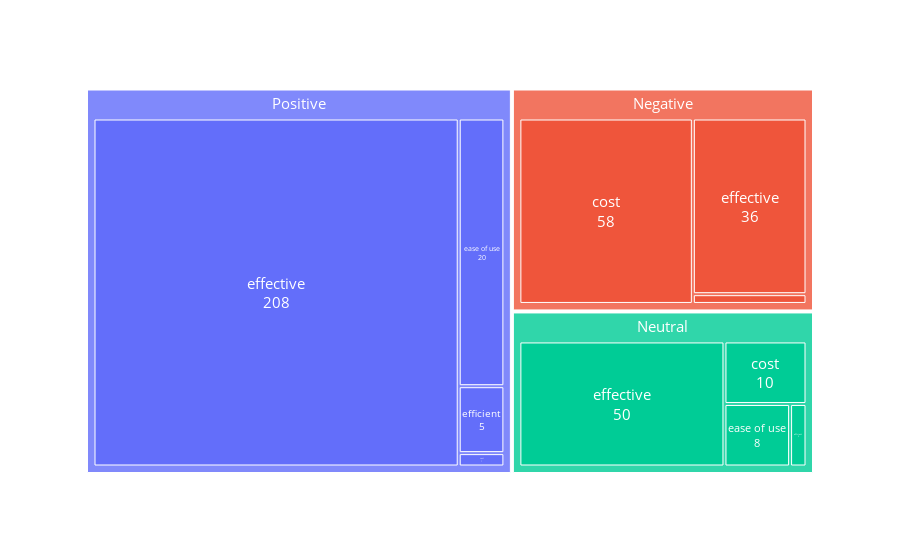

Notebook code cell kept with this figure:
### Code cell
# treemap

from collections import defaultdict
import plotly.express as px

data =  pd.DataFrame.from_dict(df)
fig = px.treemap(data, path=['sentiment_m', 'align_type'])

fig.data[0].textinfo = 'label+text+value'
fig.data[0]['textfont']['color'] = "white"
fig.data[0]['textfont']['size'] = 15
fig.data[0].textposition = 'middle center'

fig.layout.hovermode = False

fig.show()

### Figure 1 — Plotly figure (JSON) as saved in the notebook; plotly's stock layout.template omitted (floating-point values rounded to 4 significant figures)
{"data": [{"branchvalues": "total", "domain": {"x": [0, 1], "y": [0, 1]}, "hovertemplate": "labels=%{label}<br>count=%{value}<br>parent=%{parent}<br>id=%{id}<extra></extra>", "ids": ["Negative/cost", "Neutral/cost", "Positive/cost", "Negative/ease of use", "Neutral/ease of use", "Positive/ease of use", "Negative/effective", "Neutral/effective", "Positive/effective", "Neutral/efficient", "Positive/efficient", "Negative", "Neutral", "Positive"], "labels": ["cost", "cost", "cost", "ease of use", "ease of use", "ease of use", "effective", "effective", "effective", "efficient", "efficient", "Negative", "Neutral", "Positive"], "name": "", "parents": ["Negative", "Neutral", "Positive", "Negative", "Neutral", "Positive", "Negative", "Neutral", "Positive", "Neutral", "Positive", "", "", ""], "textfont": {"color": "white", "size": 15}, "textinfo": "label+text+value", "textposition": "middle center", "type": "treemap", "values": [58, 10, 1, 2, 8, 20, 36, 50, 208, 2, 5, 96, 70, 234]}], "layout": {"hovermode": false, "legend": {"tracegroupgap": 0}, "margin": {"t": 60}}}
